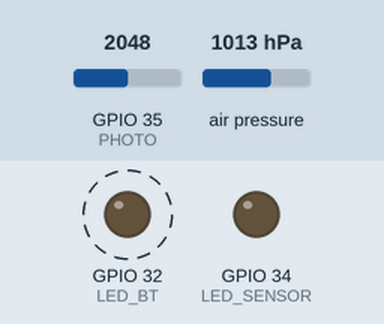
Recording of a sketch running on a simulated ESP32. Shown: output pins drawn as LEDs (lit = HIGH). Dashed ring = blinking. Inputs (shaded band) come from the test bench; at power-on: GPIO 35 (PHOTO) = 2048, air pressure 1013 hPa. Nothing arrives over Bluetooth unless stated; what the sketch prints to the serial monitor is not drawn.

Above: at 0.2 s.
Timing chart, 0 to 3.0 s (numbered marks = the images above):
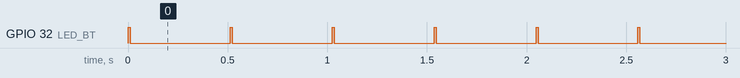

The sketch:

Bluetooth.ino
```cpp
#include <Adafruit_BMP280.h>
#include <BluetoothSerial.h>

const int LED_SENSOR = 34;
const int LED_BT = 32;
const int PHOTO = 35;

Adafruit_BMP280 bmp;
BluetoothSerial SerialBT;

char payload[50];


void setup() {
  Serial.begin(115200);
  SerialBT.begin("BT_ESP32");
  Serial.println("The device started, now you can pair it with bluetooth!");

  pinMode(LED_SENSOR,OUTPUT);
  pinMode(LED_BT,OUTPUT);

  bmp.begin(0x76);

}

void loop() {
  digitalWrite(LED_SENSOR,HIGH);
  sprintf(payload,"%04d,%06.2f",analogRead(PHOTO), bmp.readPressure()/100);
  digitalWrite(LED_SENSOR,LOW);

  digitalWrite(LED_BT,HIGH); //Prende cuando empieza a escribir
  Serial.println(payload);
  SerialBT.println(payload);
  delay(10);

  digitalWrite(LED_BT,LOW); //Apaga el LED cuando termina

  delay(500);

}
```

Measured:
- by itself, GPIO 32 (LED_BT): alternates HIGH for 0.01 s and LOW for 0.50 s
